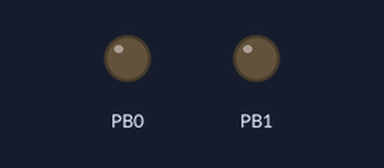
This sketch was run on a simulated ATtiny85, built with avr-gcc and run on an emulated ATtiny85. Shown: output pins drawn as LEDs (lit = HIGH).

Above: at 1.9 s.
At 5.23 s:
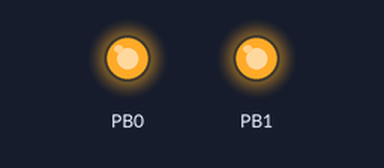
Timing chart, 0 to 5.5 s (numbered marks = the images above):
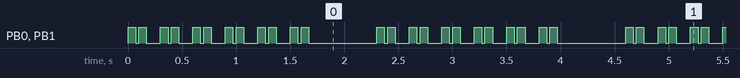

Measured:
- by itself, PB0, PB1: moves between LOW and HIGH, repeating every 2.3 s
- by itself, everything shown: repeats every 2.3 s, in 12 steps

The sketch:

digispark_blink.ino
```cpp
void w(int val) {
  digitalWrite(0, val);
  digitalWrite(1, val);
}

void setup() {
  // put your setup code here, to run once:
  pinMode(0, OUTPUT);
  pinMode(1, OUTPUT);
}

void loop() {
  // put your main code here, to run repeatedly:
  for(int i=0 ; i<6 ; ++i) {
  w(HIGH);
  delay(70);
  w(LOW);
  delay(30);

  w(HIGH);
  delay(70);
  w(LOW);
  delay(130);
  }
  delay(500);
}
```
